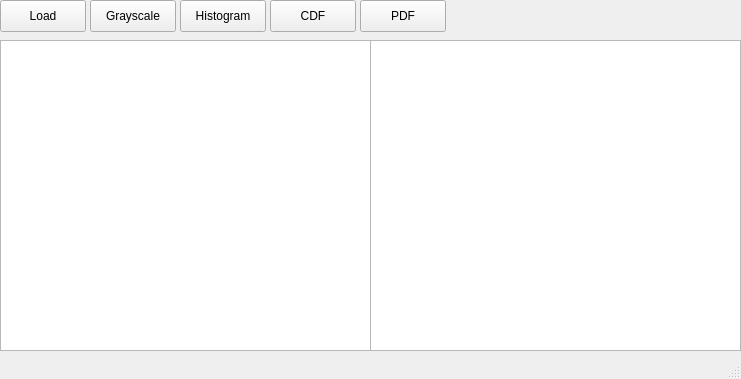
<?xml version="1.0" encoding="UTF-8"?>
<ui version="4.0">
 <class>MainWindow</class>
 <widget class="QMainWindow" name="MainWindow">
  <property name="geometry">
   <rect>
    <x>0</x>
    <y>0</y>
    <width>741</width>
    <height>379</height>
   </rect>
  </property>
  <property name="windowTitle">
   <string>MainWindow</string>
  </property>
  <widget class="QWidget" name="centralwidget">
   <widget class="QPushButton" name="buttonHistogram">
    <property name="geometry">
     <rect>
      <x>180</x>
      <y>0</y>
      <width>86</width>
      <height>32</height>
     </rect>
    </property>
    <property name="text">
     <string>Histogram</string>
    </property>
   </widget>
   <widget class="QPushButton" name="buttonLoad">
    <property name="geometry">
     <rect>
      <x>0</x>
      <y>0</y>
      <width>86</width>
      <height>32</height>
     </rect>
    </property>
    <property name="text">
     <string>Load</string>
    </property>
   </widget>
   <widget class="QPushButton" name="buttonGrayscale">
    <property name="geometry">
     <rect>
      <x>90</x>
      <y>0</y>
      <width>86</width>
      <height>32</height>
     </rect>
    </property>
    <property name="text">
     <string>Grayscale</string>
    </property>
   </widget>
   <widget class="QPushButton" name="buttonCDF">
    <property name="geometry">
     <rect>
      <x>270</x>
      <y>0</y>
      <width>86</width>
      <height>32</height>
     </rect>
    </property>
    <property name="text">
     <string>CDF</string>
    </property>
   </widget>
   <widget class="QPushButton" name="buttonPDF">
    <property name="geometry">
     <rect>
      <x>360</x>
      <y>0</y>
      <width>86</width>
      <height>32</height>
     </rect>
    </property>
    <property name="text">
     <string>PDF</string>
    </property>
   </widget>
   <widget class="QGraphicsView" name="graphicsView">
    <property name="geometry">
     <rect>
      <x>0</x>
      <y>40</y>
      <width>371</width>
      <height>311</height>
     </rect>
    </property>
   </widget>
   <widget class="QtCharts::QChartView" name="chartview">
    <property name="geometry">
     <rect>
      <x>370</x>
      <y>40</y>
      <width>371</width>
      <height>311</height>
     </rect>
    </property>
   </widget>
  </widget>
  <widget class="QStatusBar" name="statusbar"/>
 </widget>
 <customwidgets>
  <customwidget>
   <class>QtCharts::QChartView</class>
   <extends>QGraphicsView</extends>
   <header location="global">QtCharts/QChartView&gt;
#include &lt;QtCharts/chartsnamespace.h</header>
  </customwidget>
 </customwidgets>
 <resources/>
 <connections/>
</ui>
